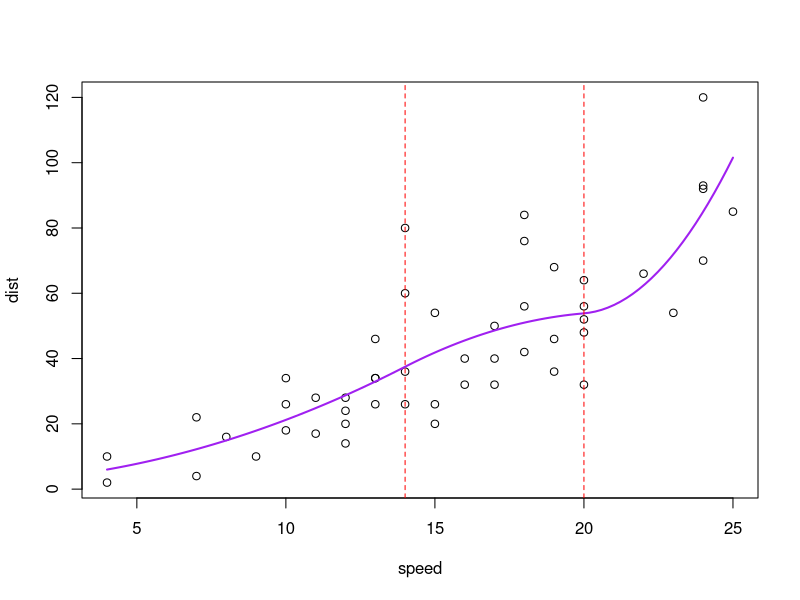

Source code (R):
# http://www.r-bloggers.com/splines-opening-the-black-box/

library(splines)

# x = x values
# j = knot index
# n = degree
# K = knots
B = function(x,j,n,K) {
  b=0
  a1=a2=0
  if(((K[j+n+1]>K[j+1])&(j+n<=length(K))&(n>0))==TRUE) {
    a2=(K[j+n+1]-x)/(K[j+n+1]-K[j+1])*B(x,j+1,n-1,K)
  }
  if(((K[j+n]>K[j])&(n>0))==TRUE) {
    a1=(x-K[j])/(K[j+n]-K[j])*B(x,j,n-1,K)
  }
  if(n==0) {
    b=((x>K[j])&(x<=K[j+1]))*1
  }
  if(n>0) {
    b=a1+a2
  }
  return(b)
}

# Knots
K = c(14, 20)

plot(cars)
reg=lm(dist~bs(speed,knots=c(K),degree=2),data=cars)
k=(K-min(cars$speed))/(max(cars$speed)-min(cars$speed))
u0=seq(0,1,by=.01)
v=reg$coefficients[1]+
  reg$coefficients[2]*B(u0,1,2,c(0,0,k,1,1,1))+
  reg$coefficients[3]*B(u0,2,2,c(0,0,k,1,1,1))+
  reg$coefficients[4]*B(u0,3,2,c(0,0,k,1,1,1))+
  reg$coefficients[5]*B(u0,4,2,c(0,0,k,1,1,1))
lines(min(cars$speed)+u0*(max(cars$speed)-min(cars$speed)), v,col="purple",lwd=2)
abline(v=K,lty=2,col="red")

print(summary(reg))
